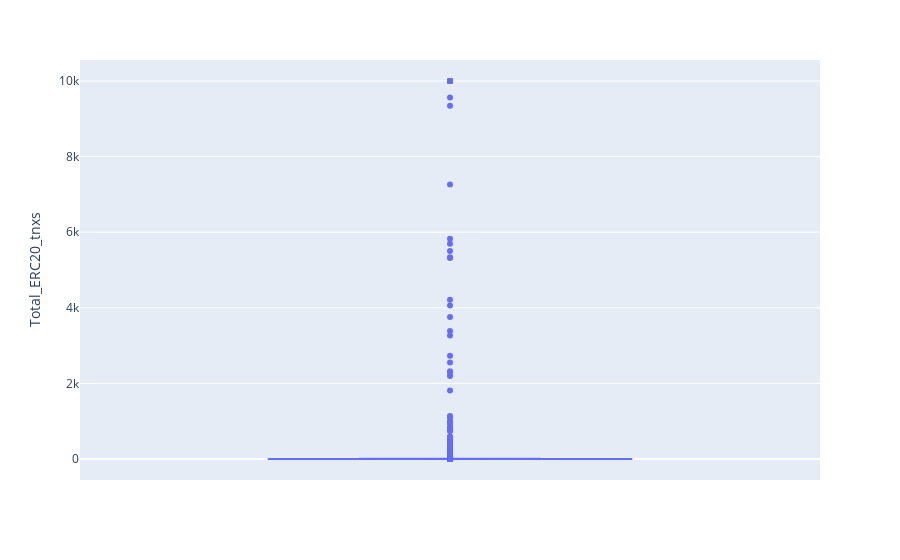

This figure's notebook cell:
### Markdown cell above
1. From the null value analysis and the describe method we find that the 25% & the 75% percentile is compressed mostly between one or two standard deviations.

2. Even though this is the case the mean of the overall variable is large. this is due to outliers in the variable. these outliers cannot be ignored as a fraud can happen for any amount and does not have boundry on the number of transactions taken place.

3. Hence the outlier samples will be retained & the null values for these columns will be filled using the median as this is more accurate to the sample.

### Code cell
px.box(X,y=null_valued_numeric_cols[0])

### Figure 1 — Plotly figure (JSON) as saved in the notebook; plotly's stock layout.template omitted (floating-point values rounded to 4 significant figures; data arrays with more than 128 entries replaced by an {"elided": "..."} marker saying what was removed)
{"data": [{"alignmentgroup": "True", "hovertemplate": "Total_ERC20_tnxs=%{y}<extra></extra>", "legendgroup": "", "marker": {"color": "#636efa"}, "name": "", "notched": false, "offsetgroup": "", "orientation": "v", "showlegend": false, "type": "box", "x0": " ", "xaxis": "x", "y": {"elided": "9841 int values"}, "y0": " ", "yaxis": "y"}], "layout": {"boxmode": "group", "legend": {"tracegroupgap": 0}, "margin": {"t": 60}, "xaxis": {"anchor": "y", "domain": [0, 1]}, "yaxis": {"anchor": "x", "domain": [0, 1], "title": {"text": "Total_ERC20_tnxs"}}}}
